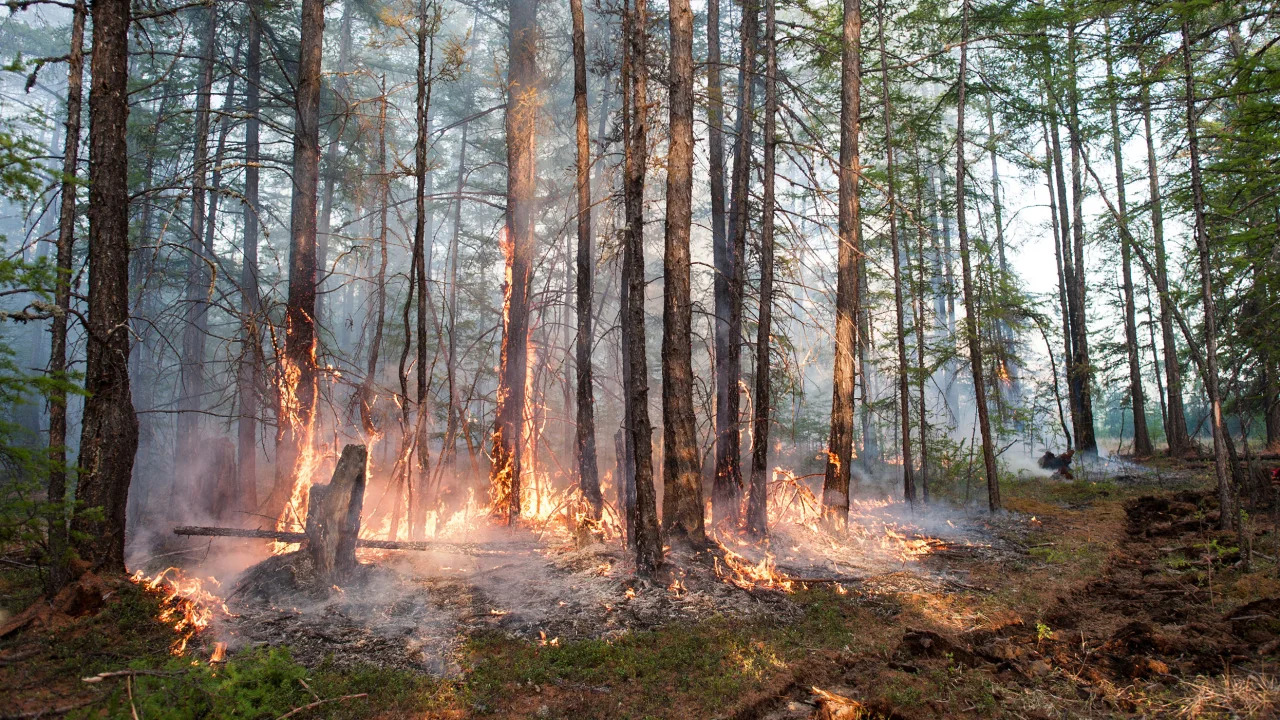
#> input picture forest-wf.jpg, 1280 x 720 px
$ python approch1.py
#> lines starting #> are read from the running program, lines starting #| are printed output that depends on the picture; after the words box and inside, x2 and y2 are one past the last pixel; in counts of white or black regions, pixels touching at a corner belong together
import cv2
import numpy as np

def preprocess_image(image_path):
    """
    Preprocesses the input image for anomaly detection.

    Args:
        image_path (str): Path to the input image.

    Returns:
        np.ndarray: Preprocessed image (grayscale, resized, etc.).
    """
#> called with image_path = 'forest-wf.jpg'
    try:
        # Load the image
        image = cv2.imread(image_path)
#> image is the input picture: shape (720, 1280, 3); mean B, G, R 97.9, 106.6, 115.8

        # Grayscale conversion
        grayscale_image = cv2.cvtColor(image, cv2.COLOR_BGR2GRAY)
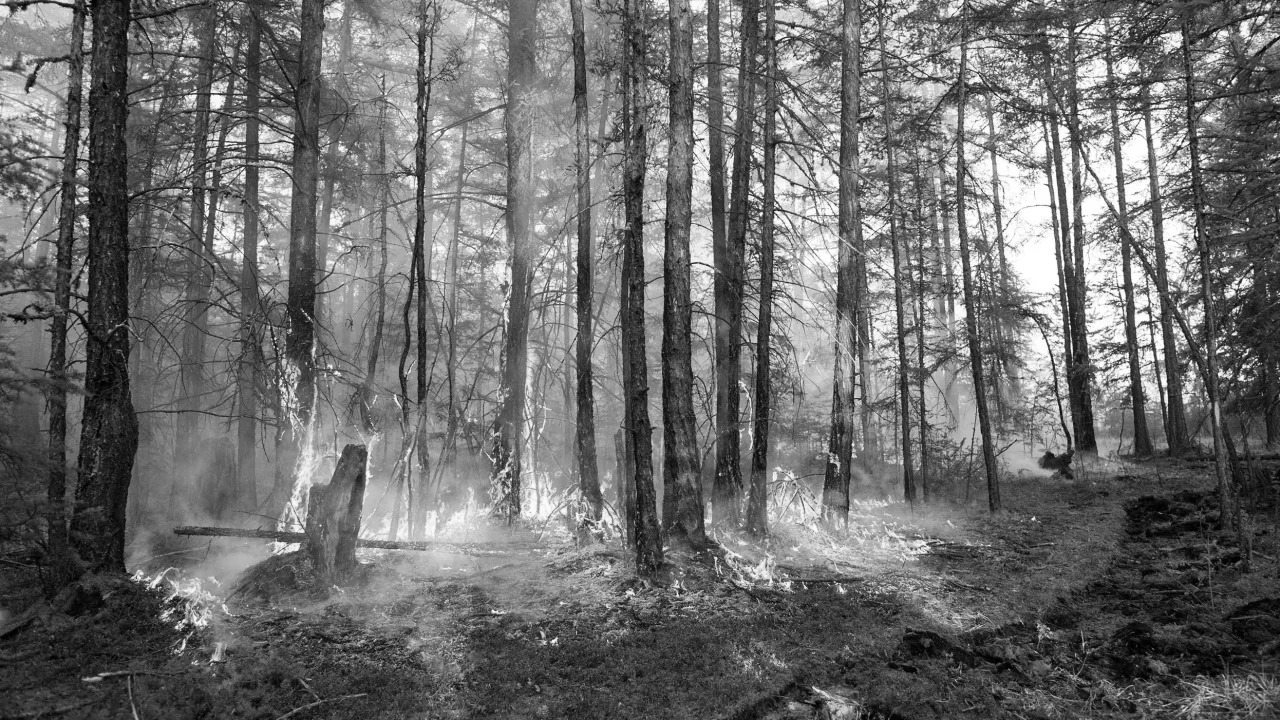
#> grayscale_image: shape (720, 1280); min 0, max 255, mean 108.4

        # Resize the image (optional, adjust dimensions as needed)
        resized_image = cv2.resize(grayscale_image, (800, 600))  # Example dimensions
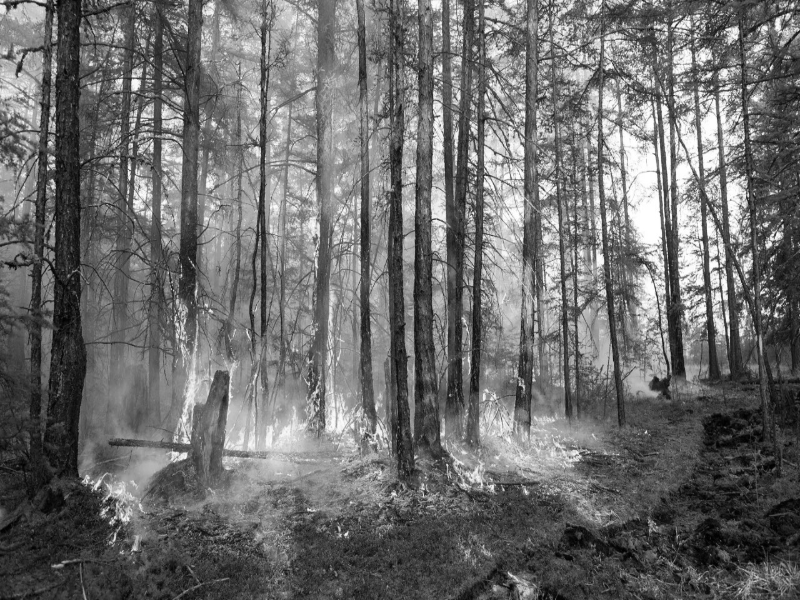
#> resized_image: shape (600, 800); min 0, max 255, mean 108.3

        return resized_image

    except Exception as e:
        print(f"Preprocessing error: {str(e)}")
        return None

def anomaly_detection(image):
    """
    Detects anomalies in the preprocessed image using morphological operators.

    Args:
        image (np.ndarray): Preprocessed image.

    Returns:
        np.ndarray: Image with detected anomalies (highlighted by bounding boxes).
    """
    try:
        # Apply morphological operations (e.g., erosion and dilation)
        kernel = np.ones((5, 5), np.uint8)  # Example kernel size
        erosion = cv2.erode(image, kernel, iterations=1)
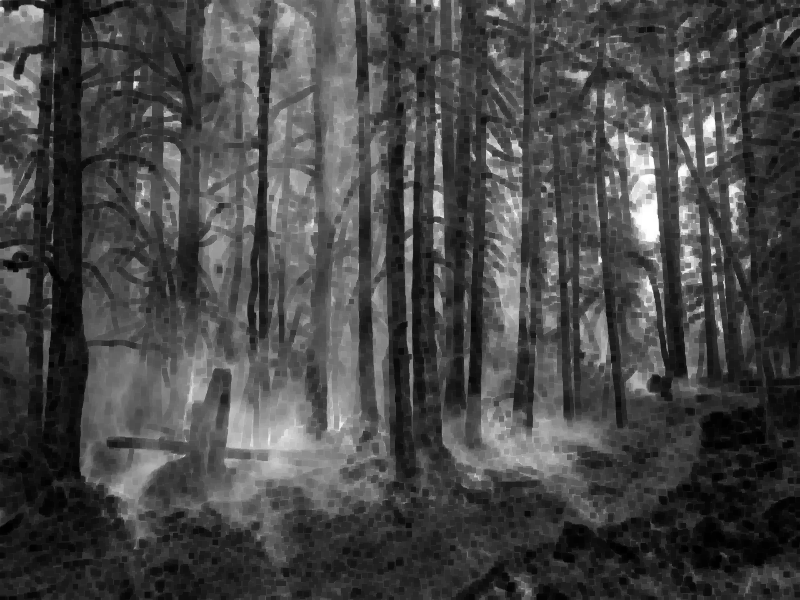
#> erosion: shape (600, 800); min 0, max 255, mean 71.4
        dilation = cv2.dilate(image, kernel, iterations=1)
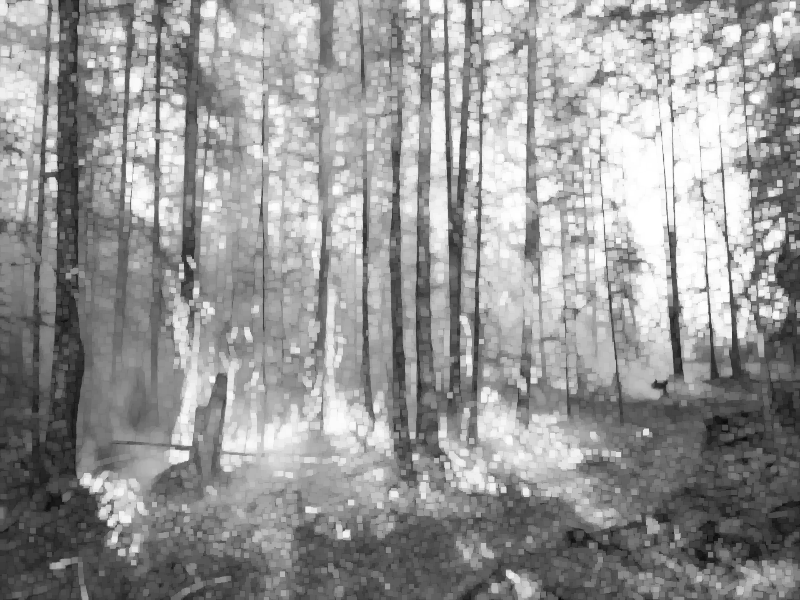
#> dilation: shape (600, 800); min 10, max 255, mean 150.5

        # Calculate absolute difference between original and processed images
        diff = cv2.absdiff(image, dilation)
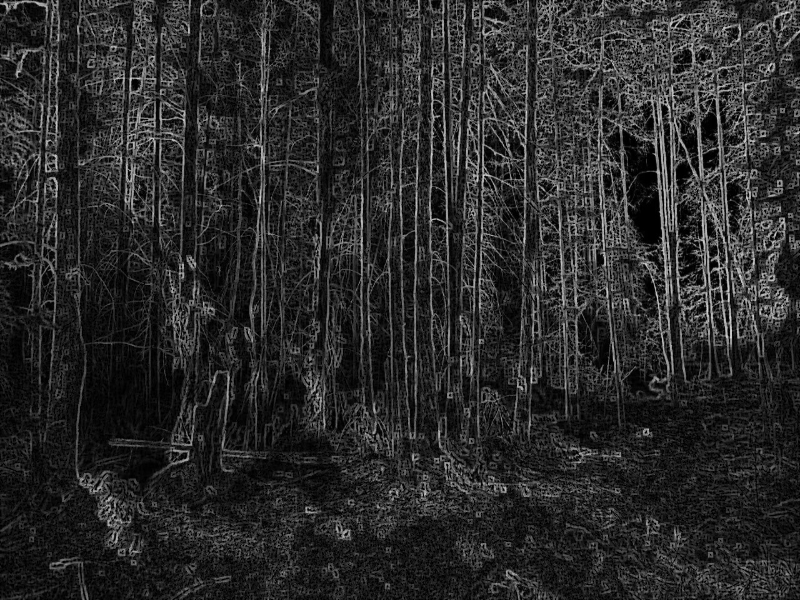
#> diff: shape (600, 800); min 0, max 224, mean 42.2

        # Apply a threshold to highlight anomalies
        _, thresholded = cv2.threshold(diff, 30, 255, cv2.THRESH_BINARY)
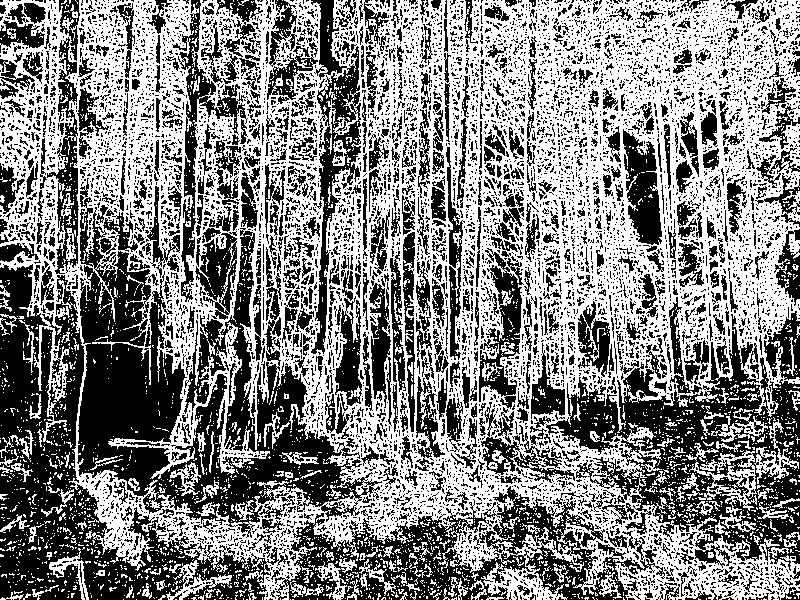
#> thresholded: shape (600, 800); 52.1% white; 7877 black regions (7054 under 20 px)

        # Find contours of anomalies
        contours, _ = cv2.findContours(thresholded, cv2.RETR_EXTERNAL, cv2.CHAIN_APPROX_SIMPLE)
#> contours = 1772 contours, 1690 with area under 20; largest, box (x1, y1, x2, y2) and area: (0, 0, 800, 600) 379820, (689, 450, 757, 515) 1550, (754, 419, 799, 484) 694, (166, 560, 232, 600) 614, (49, 548, 89, 600) 477

        # Draw bounding boxes around anomalies
        result_image = cv2.cvtColor(image, cv2.COLOR_GRAY2BGR)
        for contour in contours:
            x, y, w, h = cv2.boundingRect(contour)
            cv2.rectangle(result_image, (x, y), (x + w, y + h), (0, 0, 255), 2)
#> this loop made 1772 passes
#> (x, y, w, h) on passes 1 to 3: (761, 599, 1, 1), (758, 599, 1, 1), (613, 599, 1, 1)
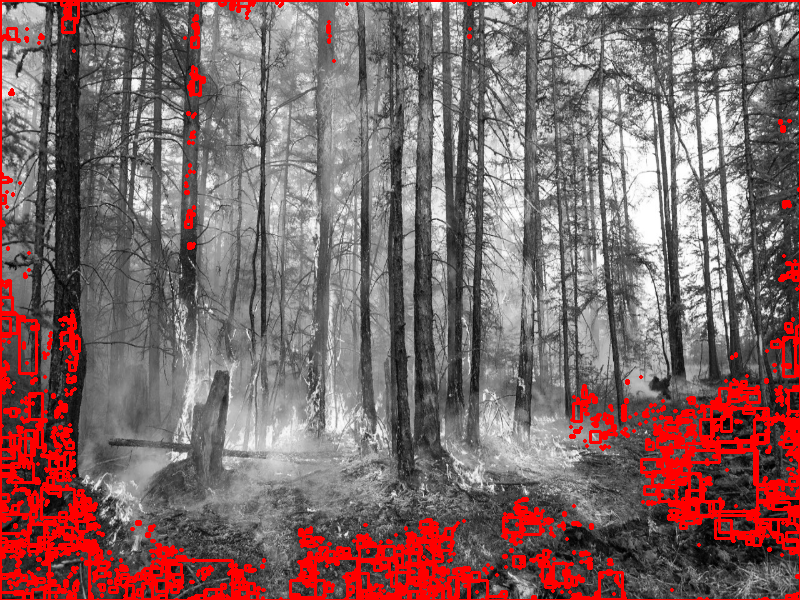
#> result_image: shape (600, 800, 3); mean B, G, R 102.4, 102.4, 127.5

        return result_image

    except Exception as e:
        print(f"Anomaly detection error: {str(e)}")
        return None

if __name__ == "__main__":
    image_path = "forest-wf.jpg"

    # Preprocess the input image
    preprocessed_image = preprocess_image(image_path)

    if preprocessed_image is not None:
        # Detect anomalies using the preprocessed image
        detected_image = anomaly_detection(preprocessed_image)

        if detected_image is not None:
            # Display the result with detected anomalies
            cv2.imshow("Anomaly Detection", detected_image)
            cv2.waitKey(0)
            cv2.destroyAllWindows()
